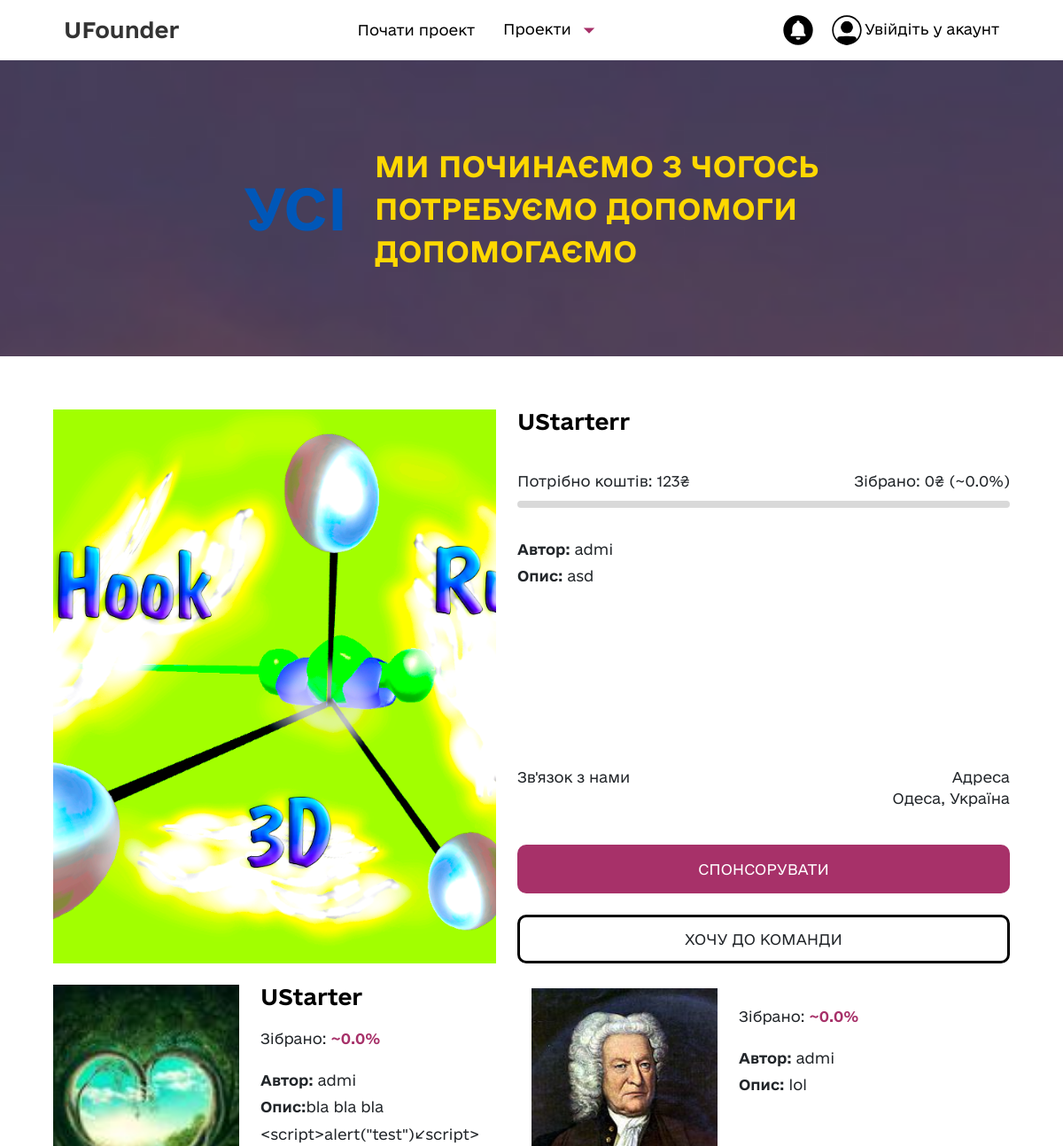
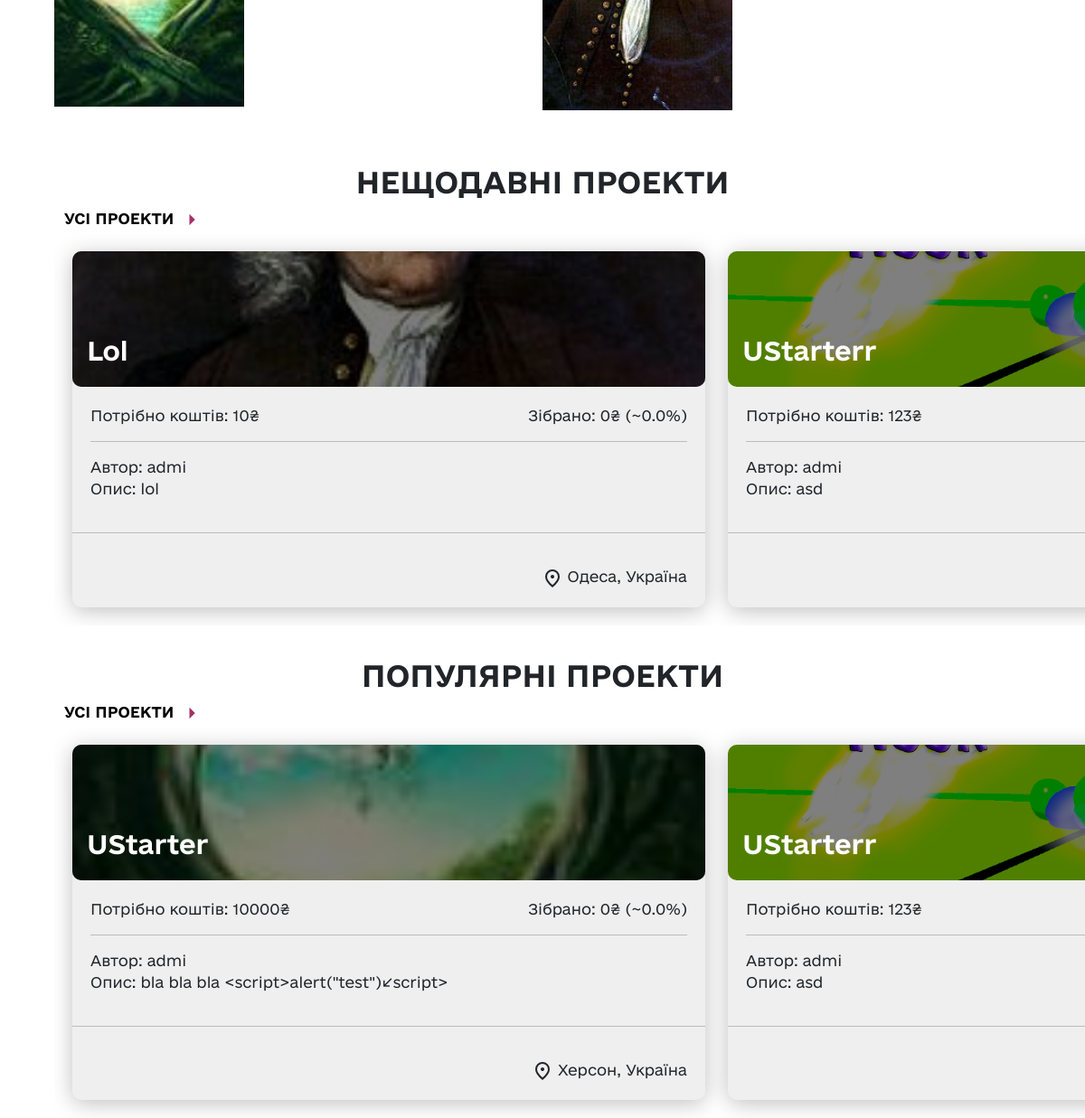
Before: / with the older database file (2 pictures, top to bottom).
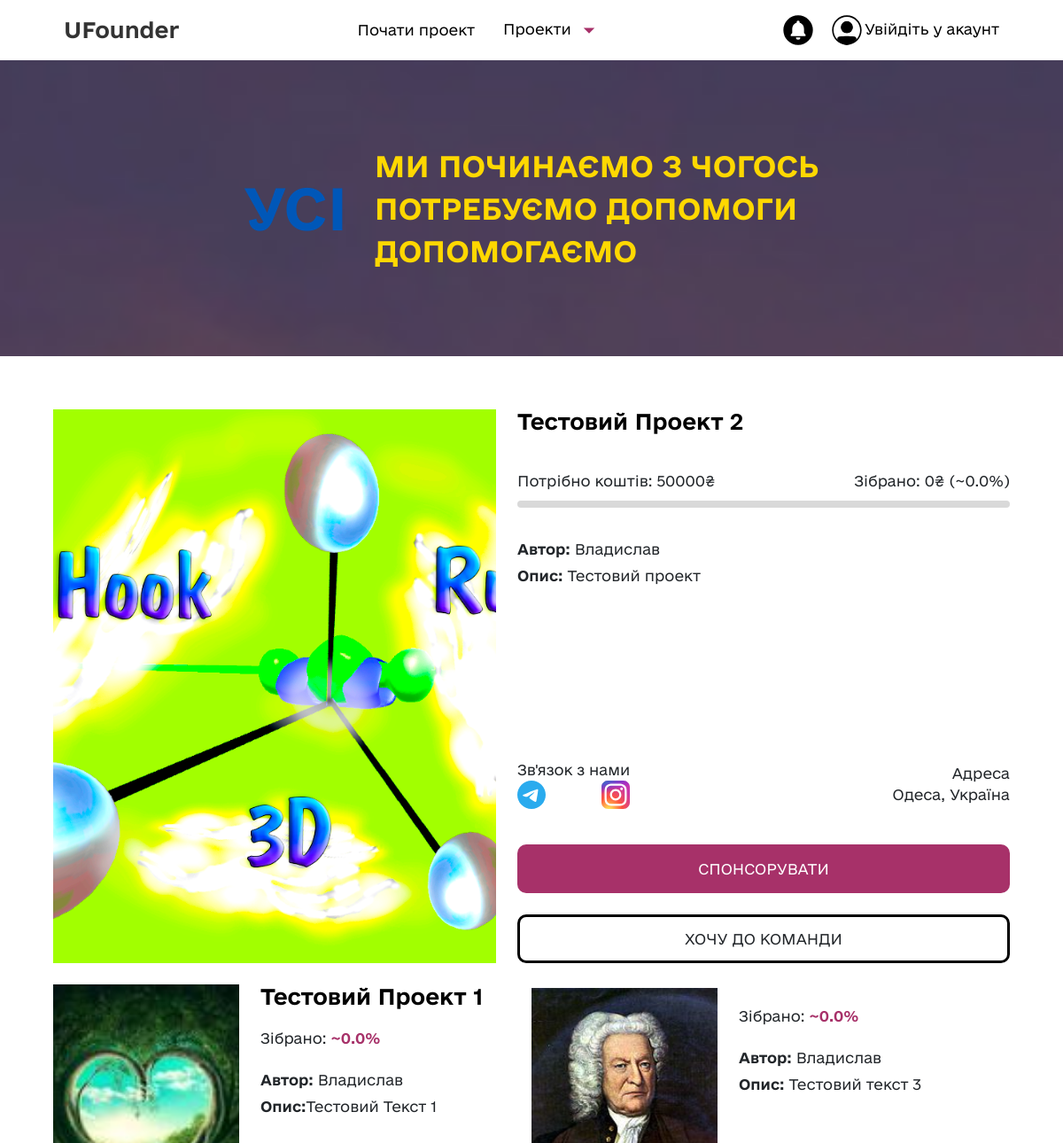
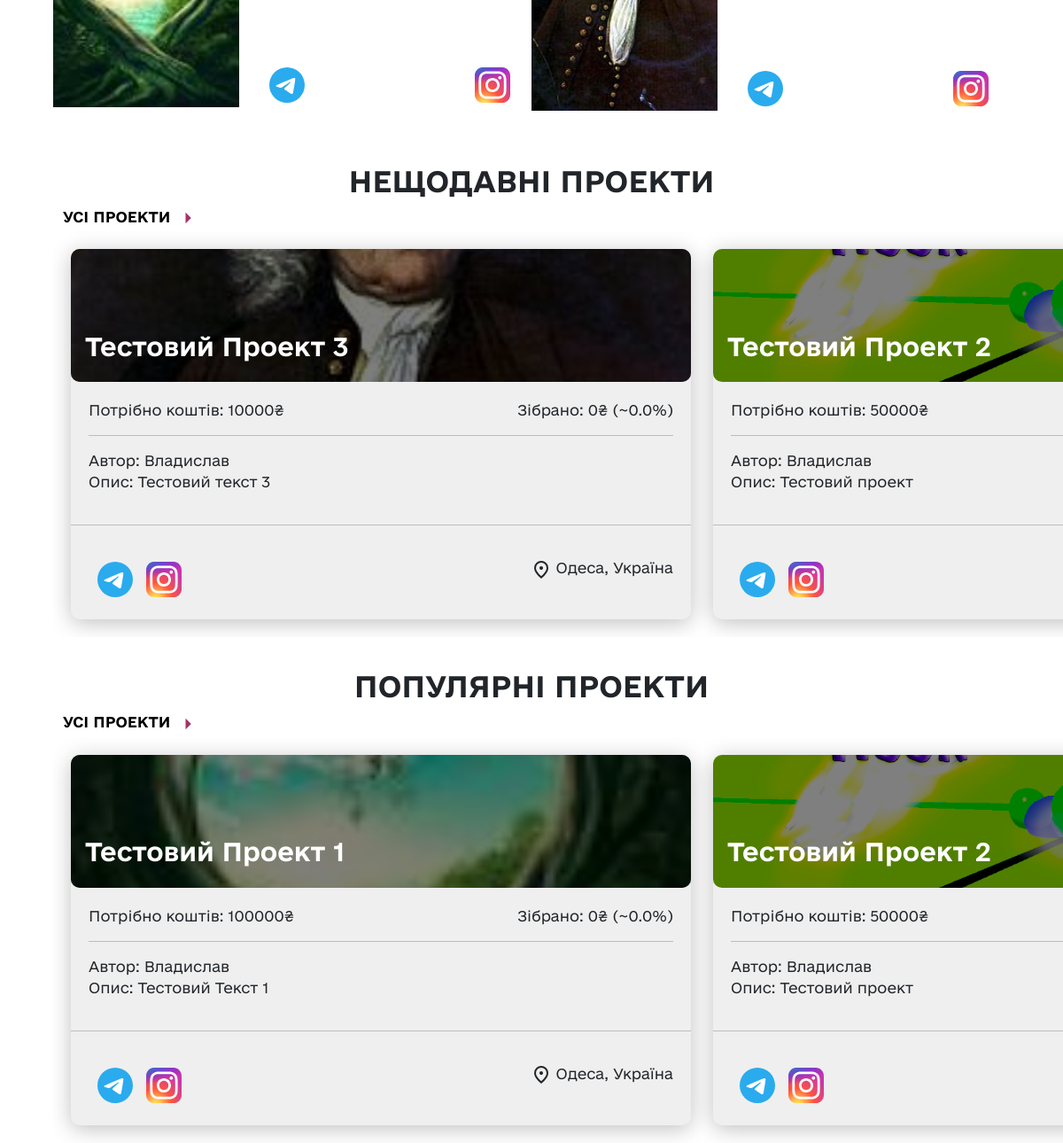
After: the same page with the newer database file (2 pictures, top to bottom).
### tables.py (models this page shows)
class Project(db.Model):
    __tablename__: str = 'projects'
    id =                 db.Column(db.Integer(),    primary_key=True)
    authorId =          db.Column(db.Integer(),    nullable=True)
    usersClicked =      db.Column(db.Text,         nullable=True)
    category =          db.Column(db.Text,         nullable=False)
    caption =            db.Column(db.String(100),  nullable=False)
    mediaNames =        db.Column(db.String(31),   nullable=True)
    createdOn =         db.Column(db.DateTime(),   default=datetime.now)
    updatedOn =         db.Column(db.DateTime(),   default=datetime.now,   onupdate=datetime.now)
    neededAmount =      db.Column(db.BigInteger(), nullable=False)
    receivedAmount =    db.Column(db.BigInteger(), nullable=True)
    startBudget =       db.Column(db.Integer(), nullable=False)
    description =        db.Column(db.Text,         nullable=False)
    address =            db.Column(db.Text,         nullable=True)
    team =               db.relationship('ProjectTeam', back_populates='project')
    sponsors =           db.relationship('UserSponsor', back_populates='project')

class User(db.Model):
    __tablename__: str = 'users'
    id =                      db.Column(db.Integer(),       primary_key=True)
    name =                    db.Column(db.String(102),     nullable=False)
    nickname =                db.Column(db.String(30),      nullable=True)
    registeredOn =           db.Column(db.DateTime(),      default=datetime.now)
    password =                db.Column(db.String(24),      nullable=False)
    email =                   db.Column(db.Text,            unique=True,         nullable=False)
    resume =                  db.Column(db.Text,            nullable=True)
    aboutMe =                db.Column(db.Text,            nullable=True)
    notifications =          db.Column(db.Text,            nullable=True)
    social_media =           db.Column(db.Text,            nullable=True)
    address =                 db.Column(db.Text,            nullable=True)
    projectsParticipated =   db.relationship('ProjectTeam', back_populates='user')
    projectsSponsored =      db.relationship('UserSponsor', back_populates='user')

### main_blueprint.py (the view)
@main.route("/")
def MainPage():
    print(session)
    projects = ProjectQuery().GetProjects()
    project1 = choice(projects)
    projects.remove(project1)
    project2 = choice(projects)
    projects.remove(project2)
    project3 = choice(projects)
    projects.remove(project3)
    latestProjects = ProjectQuery().GetLatestProjects()
    topProjects = ProjectQuery().GetTopProjects()
    return render_template("index.html",
                           project1=project1,
                           project2=project2,
                           project3=project3,
                           path=UPLOAD_FOLDER,
                           getImageById=getImageNameById,
                           loads=loads,
                           latestProjects=latestProjects,
                           getUserById=UserQuery().GetUserById,
                           topProjects=topProjects
                           )

### templates/index.html (shortened to what this page needs)
{% extends 'base.html' %}
{% block content %}
  <div class="block">
    <div class="block__title-container">
      <h1 class="block__title">УСІ</h1>
    </div>
    <div class="block__subtitle-container">
      <p class="block__subtitle">МИ ПОЧИНАЄМО З ЧОГОСЬ<br>ПОТРЕБУЄМО ДОПОМОГИ<br>ДОПОМОГАЄМО</p>
    </div>
  </div>
  <section class="section">
    <div class="projects_large">
      <img class="projects__image" src="../{{ path }}/{{ getImageById(project1.id) }}" alt="Картинка 1">
      <div class="projects__content_large">
        <div class="projects__main-info">
          <h2 class="projects__title"><a href="{{ url_for('project.ViewProject', project_id=project1.id) }}">{{ project1.caption }}</a></h2>
          <div class="projects__progress">
            <div class="progress__texts">
              <p class="progress__need">Потрібно коштів: {{ project1.neededAmount }}₴ </p>
              <p class="progress__donated">Зібрано: {{ project1.receivedAmount }}₴ (~{{ ((project1.receivedAmount/project1.neededAmount) * 100)|round }}%) </p>
            </div>
            <div class="progress__fillbar">
            </div>
          </div>
          <div class="projects__info">
            <p class="projects__description info__author"><span>Автор: </span> {% if getUserById(project1.authorId) is not none %}
              {{ getUserById(project1.authorId).name }} {% endif %}</p>
            <p class="projects__description info__goals"><span>Опис: </span>{{ loads(project1.description)['description'] }}</p>
          </div>
        </div>
        <div class="projects__footer">
          <div class="footer__texts">
            <div class="footer__text_left"><span>Зв'язок з нами</span>
              <div class="footer__socials">
                {% if getUserById(project1.authorId).social_media is not none and loads(getUserById(project1.authorId).social_media)['telegram'] != '' %}
                <div class="footer__social" >
                    <a href="https://t.me/{{loads(getUserById(project1.authorId).social_media)['telegram']}}"><img src="../static/images/logos_telegram.svg" alt="telegram"></a>
                </div>
                {% endif %}
                {% if getUserById(project1.authorId).social_media is not none and loads(getUserById(project1.authorId).social_media)['instagram'] != '' %}
                <div class="footer__social">
                    <a href="https://instagram.com/{{loads(getUserById(project1.authorId).social_media)['instagram']}}"><img src="../static/images/skill-icons_instagram.svg" alt="instagram"></a>
                </div>
                {% endif %}
              </div>
            </div>
            <div class="footer__text" style="text-align:right">Адреса <br>
              <span>{{ project1.address }}, Україна </span>
            </div>
          </div>
          <div class="footer__buttons">
            <div class="buttons__button2" data-bs-toggle="modal" data-bs-target="#staticBackdrop2">СПОНСОРУВАТИ</div>
            <div class="buttons__button" ><button type="button" class="btn " data-bs-toggle="modal" data-bs-target="#staticBackdrop">
              ХОЧУ ДО КОМАНДИ
            </button></div>
          </div>
        </div>
      </div>
    </div>
    <div class="projects__smalls">
      <div class="projects_small">
        <div>
          <img class="projects__image_small" src="../{{ path }}/{{ getImageById(project2.id) }}" alt="Картинка 1">
        </div>
        <div class="projects__content">
          <div class="projects__main-info">
            <h2 class="projects__title"><a href="{{ url_for('project.ViewProject', project_id=project2.id) }}">{{ project2.caption }}</a></h2>
            <p class="progress__donated_small">Зібрано: <span>~{{ ((project2.receivedAmount/project2.neededAmount) * 100)|round }}%</span></p>
            <div class="projects__info">
              <p class="projects__description info__author"><span>Автор:</span>  {% if getUserById(project2.authorId) is not none %}
              {{ getUserById(project2.authorId).name }} {% endif %}</p>
              <p class="projects__description info__goals"><span>Опис:</span>{{ loads(project2.description)['description'] }}</p>
            </div>
          </div>
          <div class="footer__socials">
            {% if getUserById(project2.authorId).social_media is not none and loads(getUserById(project2.authorId).social_media)['telegram'] != '' %}
            <div class="project-page--social" >
                <a href="https://t.me/{{loads(getUserById(project2.authorId).social_media)['telegram']}}"><img src="../static/images/logos_telegram.svg" alt="telegram"></a>
            </div>
            {% endif %}
            {% if getUserById(project2.authorId).social_media is not none and loads(getUserById(project2.authorId).social_media)['instagram'] != '' %}
            <div class="project-page--social">
                <a href="https://instagram.com/{{loads(getUserById(project2.authorId).social_media)['instagram']}}"><img src="../static/images/skill-icons_instagram.svg" alt="instagram"></a>
            </div>
            {% endif %}
          </div>
        </div>
      </div>
      <div class="projects_small mt-md-1">
        <div>
          <img class="projects__image_small" src="../{{ path }}/{{ getImageById(project3.id) }}" alt="Картинка 1">
        </div>
        <div class="projects__content">
          <div class="projects__main-info">
            <p class="progress__donated_small">Зібрано: <span>~{{ ((project3.receivedAmount/project3.neededAmount) * 100)|round }}%</span></p>
            <div class="projects__info">
              <p class="projects__description info__author"><span>Автор:</span>  {% if getUserById(project3.authorId) is not none %}
              {{ getUserById(project3.authorId).name }} {% endif %}</p>
              <p class="projects__description info__goals"><span>Опис:</span> {{ loads(project3.description)['description'] }}</p>
            </div>
          </div>
          <div class="footer__socials">
            {% if getUserById(project3.authorId).social_media is not none and loads(getUserById(project3.authorId).social_media)['telegram'] != '' %}
            <div class="project-page--social" >
                <a href="https://t.me/{{loads(getUserById(project3.authorId).social_media)['telegram']}}"><img src="../static/images/logos_telegram.svg" alt="telegram"></a>
            </div>
            {% endif %}
            {% if getUserById(project3.authorId).social_media is not none and loads(getUserById(project3.authorId).social_media)['instagram'] != '' %}
            <div class="project-page--social">
                <a href="https://instagram.com/{{loads(getUserById(project3.authorId).social_media)['instagram']}}"><img src="../static/images/skill-icons_instagram.svg" alt="instagram"></a>
            </div>
            {% endif %}
          </div>
        </div>
      </div>
    </div>
  </section>
  <div class="recent">
    <h2 class="recent__title text-center">НЕЩОДАВНІ ПРОЕКТИ</h2>
    <div class="see_all"><a href="{{ url_for('project.ShowAllProjects') }}">УСІ ПРОЕКТИ</a> <svg xmlns="http://www.w3.org/2000/svg" width="30" height="30"
      viewBox="0 0 24 24">
      <g transform="rotate(-90 12 12)">
        <path fill="#a73169" d="m12 15l-5-5h10Z" />
      </g>
    </svg></div>
    <div class="recent__projects">
{% for project in latestProjects %}
      <div class="recent__recent-project">
        <div class="recent-project__header" style="background-image: url(../{{ path }}/{{ getImageById(project.id) }})">
          <h3 class="recent-project__text"><a href="{{ url_for('project.ViewProject', project_id=project.id) }}">{{ project.caption }}</a></h3>
        </div>
        <div class="recent-project__content">
          <div class="recent-project__donates">
            <div class="recent-project__need">Потрібно коштів: {{ project.neededAmount }}₴ </div>
            <div class="recent-project__donated">Зібрано: {{ project.receivedAmount }}₴ (~{{ ((project.receivedAmount/project.neededAmount) * 100)|round }}%) </div>
          </div>
          <hr>
          <div class="recent-content__descriprion">
            <p class="recent-project__description"><span>Автор:</span> {{ getUserById(project.authorId).name }}</p>
            <p class="recent-project__description recent-project__goals"><span>Опис: </span> {{ loads(project.description)['description'] }} </p>
          </div>
        </div>
        <hr>
        <div class="recent-project__recent-footer">
          <div class="projects__footer--socials">
            {% if getUserById(project.authorId).social_media is not none and loads(getUserById(project.authorId).social_media)['telegram'] != '' %}
            <div class="project-page--social" >
                <a href="https://t.me/{{loads(getUserById(project.authorId).social_media)['telegram']}}"><img src="../static/images/logos_telegram.svg" alt="telegram"></a>
            </div>
            {% endif %}
            {% if getUserById(project.authorId).social_media is not none and loads(getUserById(project.authorId).social_media)['instagram'] != '' %}
            <div class="project-page--social">
                <a href="https://instagram.com/{{loads(getUserById(project.authorId).social_media)['instagram']}}"><img src="../static/images/skill-icons_instagram.svg" alt="instagram"></a>
            </div>
            {% endif %}
          </div>
          <div class="recent-footer__text">
            <span> {{ project.address }}, Україна  </span>
          </div>
        </div>
      </div>
{% endfor %}
    </div>
   <div class="recent">
    <h2 class="recent__title text-center">ПОПУЛЯРНІ ПРОЕКТИ</h2>
    <div class="see_all"><a href="{{ url_for('project.ShowAllProjects') }}">УСІ ПРОЕКТИ</a> <svg xmlns="http://www.w3.org/2000/svg" width="30" height="30"
      viewBox="0 0 24 24">
      <g transform="rotate(-90 12 12)">
        <path fill="#a73169" d="m12 15l-5-5h10Z" />
      </g>
    </svg></div>
    <div class="popular__projects">
{% for project in topProjects %}
      <div class="recent__recent-project">
        <div class="recent-project__header" style="background-image: url(../{{ path }}/{{ getImageById(project.id) }})">
          <h3 class="recent-project__text"><a href="{{ url_for('project.ViewProject', project_id=project.id) }}">{{ project.caption }}</a></h3>
        </div>
        <div class="recent-project__content">
          <div class="recent-project__donates">
            <div class="recent-project__need">Потрібно коштів: {{ project.neededAmount }}₴ </div>
            <div class="recent-project__donated">Зібрано: {{ project.receivedAmount }}₴ (~{{ ((project.receivedAmount/project.neededAmount) * 100)|round }}%) </div>
          </div>
          <hr>
          <div class="recent-content__descriprion">
            <p class="recent-project__description"><span>Автор:</span> {{ getUserById(project.authorId).name }}</p>
            <p class="recent-project__description recent-project__goals"><span>Опис: </span> {{ loads(project.description)['description'] }} </p>
          </div>
        </div>
        <hr>
        <div class="recent-project__recent-footer">
          <div class="projects__footer--socials">
            {% if getUserById(project.authorId).social_media is not none and loads(getUserById(project.authorId).social_media)['telegram'] != '' %}
            <div class="project-page--social" >
                <a href="https://t.me/{{loads(getUserById(project.authorId).social_media)['telegram']}}"><img src="../static/images/logos_telegram.svg" alt="telegram"></a>
            </div>
            {% endif %}
            {% if getUserById(project.authorId).social_media is not none and loads(getUserById(project.authorId).social_media)['instagram'] != '' %}
            <div class="project-page--social">
                <a href="https://instagram.com/{{loads(getUserById(project.authorId).social_media)['instagram']}}"><img src="../static/images/skill-icons_instagram.svg" alt="instagram"></a>
            </div>
            {% endif %}
          </div>
          <div class="recent-footer__text">
            <span> {{ project.address }}, Україна  </span>
          </div>
        </div>
      </div>
{% endfor %}
    </div>
   </div>
  </div>
{% endblock %}

Changed rows visible on the page:
removed Project: caption "UStarterr", neededAmount "123", receivedAmount "0", receivedAmount+neededAmount "0.0", authorId.name "admi", description "asd", address "Одеса", shows a picture
removed Project: caption "UStarter", receivedAmount+neededAmount "0.0", authorId.name "admi", description "bla bla bla <script>alert(\"test\")</script>", shows a picture, neededAmount "10000", receivedAmount "0", ((project.receivedAmount/project.neededAmount)*100)|round "0.0", address "Херсон", shown under "ПОПУЛЯРНІ ПРОЕКТИ"
added Project: caption "Тестовий Проект 2", neededAmount "50000", receivedAmount "0", receivedAmount+neededAmount "0.0", authorId.name "Владислав", description "Тестовий проект", address "Одеса", shows a picture
added Project: caption "Тестовий Проект 1", receivedAmount+neededAmount "0.0", authorId.name "Владислав", description "Тестовий Текст 1", shows a picture, neededAmount "100000", receivedAmount "0", ((project.receivedAmount/project.neededAmount)*100)|round "0.0", address "Одеса", shown under "ПОПУЛЯРНІ ПРОЕКТИ"
changed Project: authorId.name "admi" → "Владислав"; description "lol" → "Тестовий текст 3"; caption "Lol" → "Тестовий Проект 3"; neededAmount "10" → "10000"; social_media: picture added
